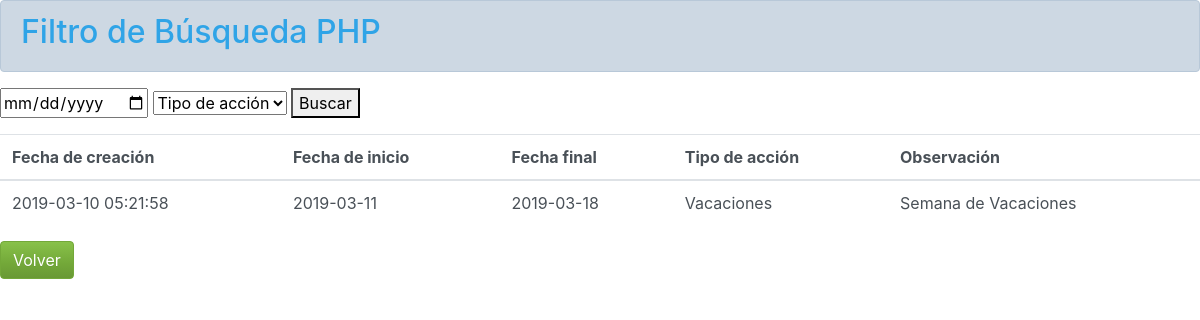
/consult_acc_consult.php (signed in), run on the app's committed database.
### tables this page shows
CREATE TABLE `acciones` (
  `idacciones` int(11) NOT NULL,
  `creacion` datetime NOT NULL,
  `idtipo` int(11) NOT NULL,
  `fechainicio` date NOT NULL,
  `fechafinal` date DEFAULT NULL,
  `observaciones` text
);

CREATE TABLE `tipos` (
  `idtipo` int(11) NOT NULL,
  `nombretipo` varchar(50) NOT NULL
);

### consult_acc_consult.php (the view, shortened to what this page needs)
<?php
	require_once "config.php";
	$where = $inicio = $hoy = $tipo = $sql = "";
	$sql = "SELECT acc.creacion as Creacion,
				   acc.fechainicio as Fecha_Inicio,
				   acc.fechafinal as Fecha_Final,
	               tip.nombretipo as Tipo,
	               acc.observaciones as Observacion
			FROM acciones acc
				INNER JOIN tipos tip ON tip.idtipo = acc.idtipo
			$where";
	if($result = mysqli_query($link, $sql)){
    	if(mysqli_num_rows($result) < 1){
			$mensaje = "<h1> No se han encontrado resultados</h1>";
		}
	}
?>
<html lang="es">
	<head>
  		<link rel="stylesheet" type="text/css" href="bootstrap.css">
	</head>
	<body>
		<header>
			<div class="alert alert-info">
				<h2>Filtro de Búsqueda PHP</h2>
			</div>
		</header>
		<section>
			<form method="post">
				<input type="date" placeholder="Fecha de inicio" name="fechainicio"/>
				<select name="tipo">
					<option value="">Tipo de acción</option>
				</select>
				<button name="buscar" type="submit">Buscar</button>
			</form>
			<table class="table">
				<tr>
					<th>Fecha de creación</th>
					<th>Fecha de inicio</th>
					<th>Fecha final</th>
					<th>Tipo de acción</th>
					<th>Observación</th>
				</tr>
				<?php
					while ($row = mysqli_fetch_array($result)){
						echo"<tbody>";
			            echo"<tr>";
			            echo"<td>".$row['Creacion']."</td>";
			            echo"<td>".$row['Fecha_Inicio']."</td>";
			            echo"<td>".$row['Fecha_Final']."</td>";
			            echo"<td>".$row['Tipo']."</td>";
			            echo"<td>".$row['Observacion']."</td>";
			            echo"</tr>";
			            echo"</tbody>";
					}
				?>
			</table>
		</section>
		<a href="consultas_consult.php" class="btn btn-success pull-right">Volver</a>
	</body>
</html>

### data on the page
acciones: creacion "2019-03-10 05:21:58", fechainicio "2019-03-11", fechafinal "2019-03-18", idtipo.nombretipo "Vacaciones", observaciones "Semana de Vacaciones"
